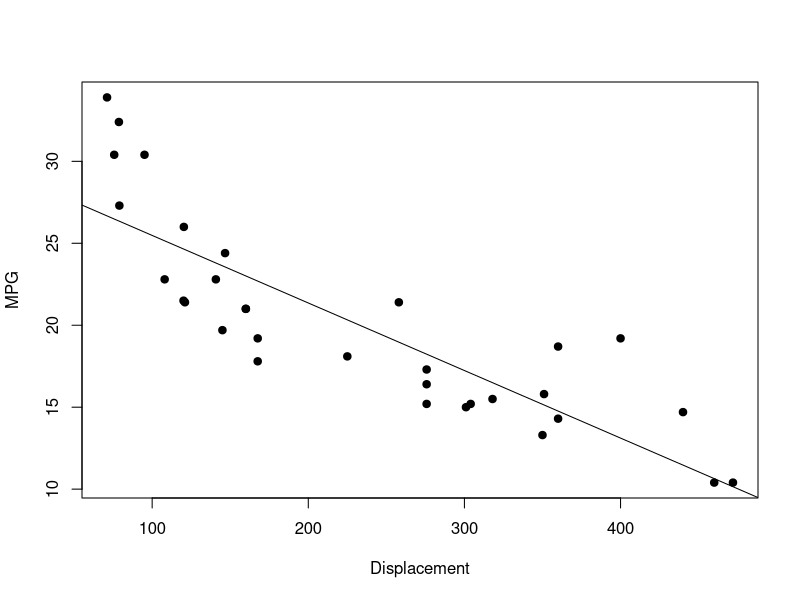
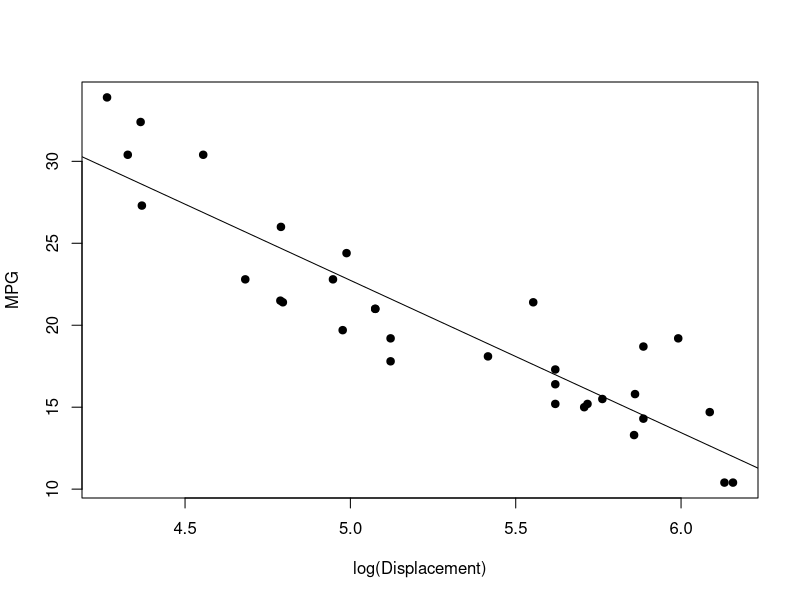
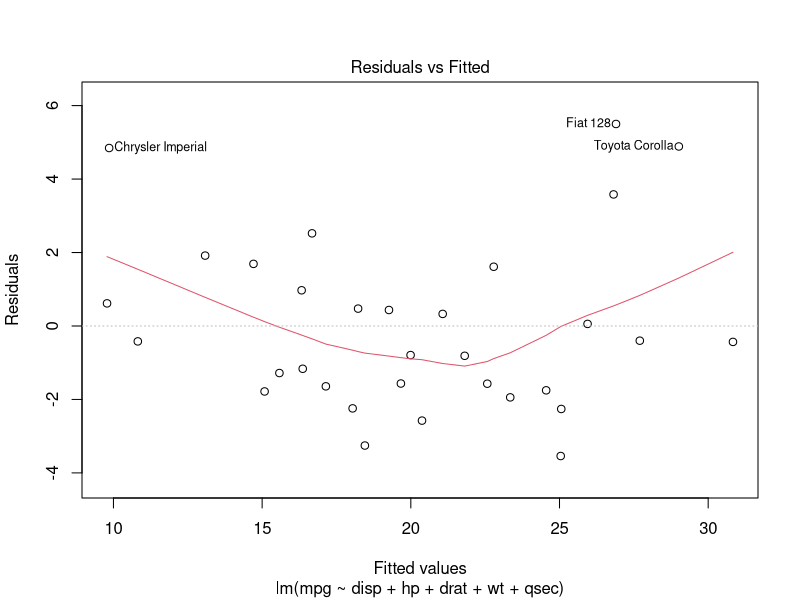
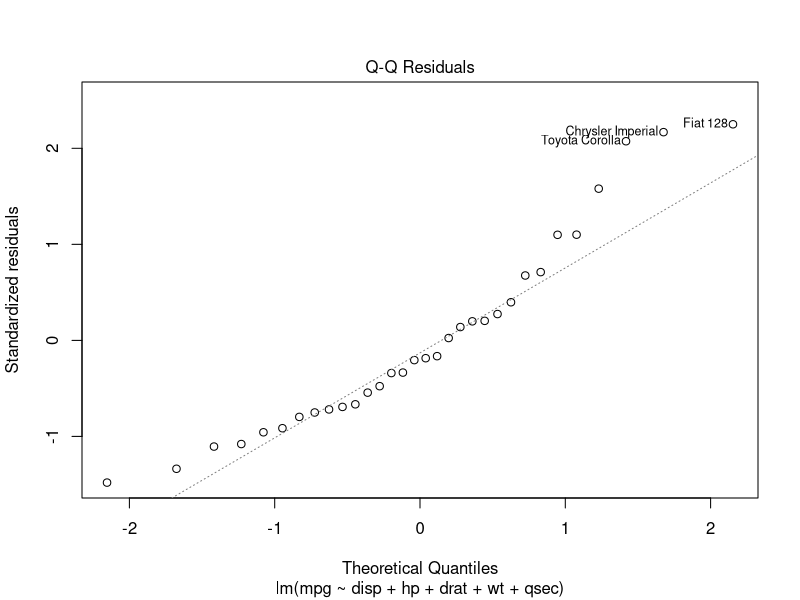
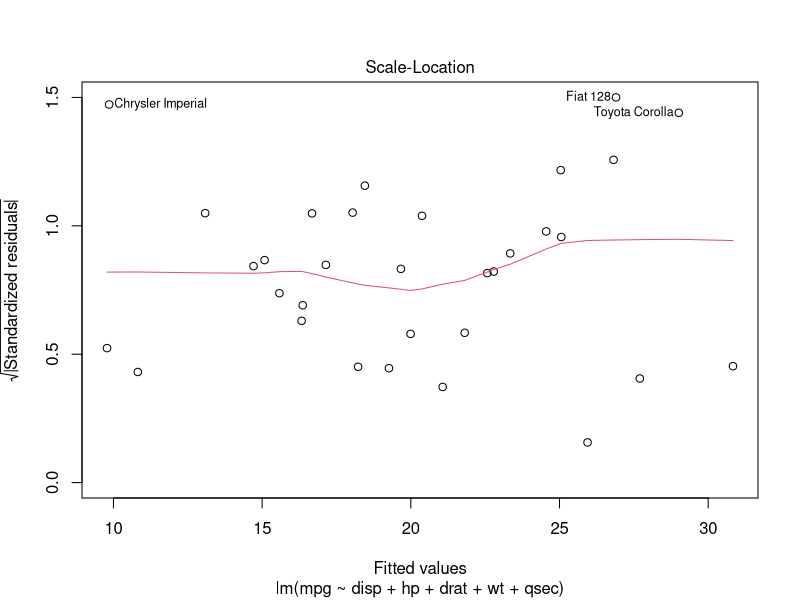
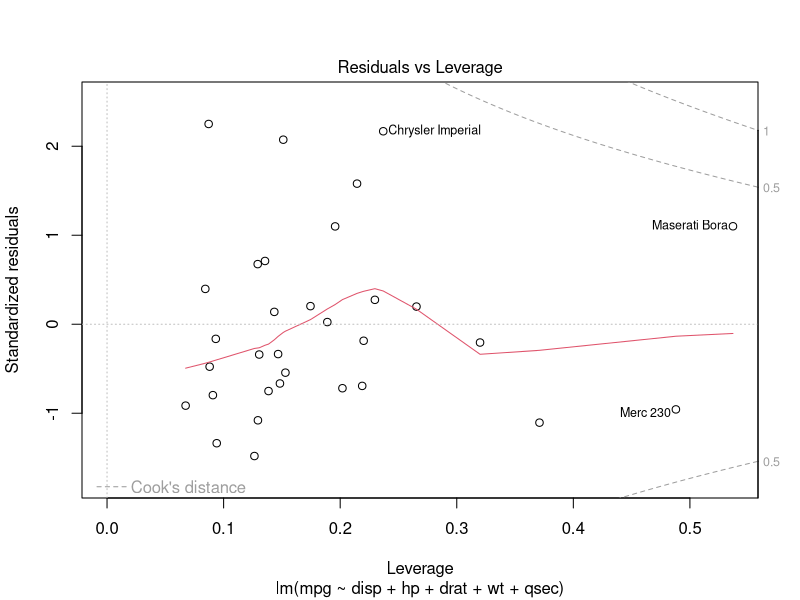
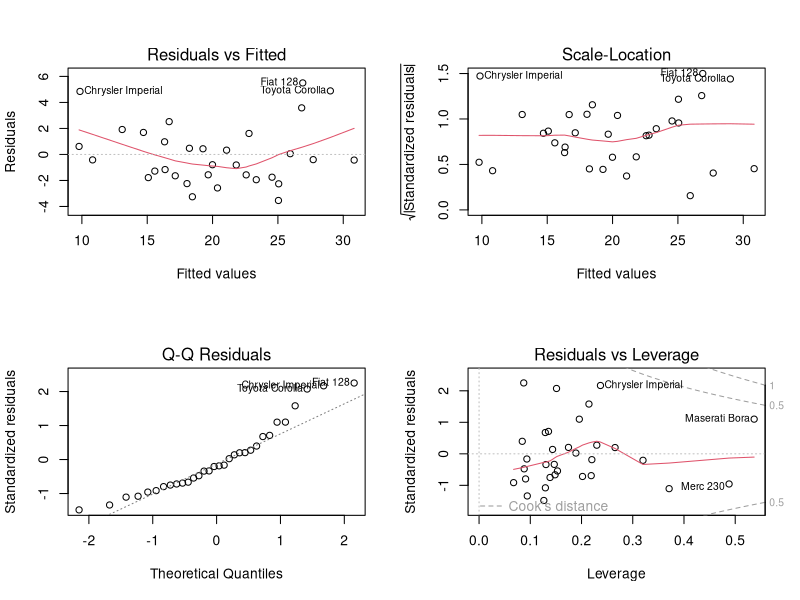
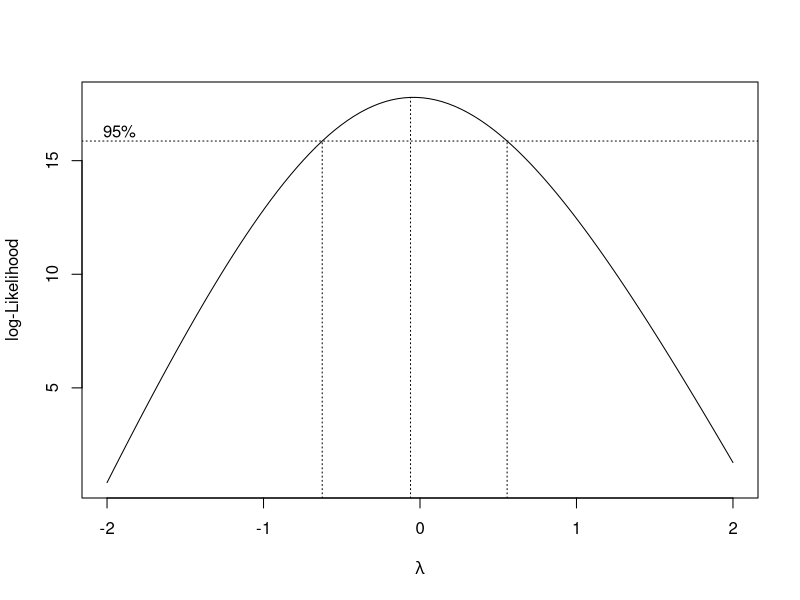

Write R code to recreate these figures, in order.

################################################################################
### SCRUM CLUB!!!
### Week 4: Loops, functions and regression in R
### 17.01.2018


### Loops
# if / else loop, tests the logical information in the "if" section. If it is 
# TRUE, than R executes the command.

# a simple if statement.
x <- 5
if(x < 10) {  # here we are testing the if statement. If it is correct, the commands un the curly brackets will be run.
  print("smaller than 10")
}

# if the statement is not lead to a TRUE, the commands in the if statement will be ignored.
x <- 15
if(x < 10) {  
  print("smaller than 10")
}

# an if statement with else.
x <- 5
if(x <= 36) {   
  print("section01")
} else {  # the first bracket closes the first if part, and "else" next to it accepts the mutual conditions.
  print("section02")
}

# adding else if command for testing more statements.
x <- 42
if(x > 0 & x <= 36) { 
  print("section01")
} else if(x > 36 & x <= 56) {	# You may add more than one condition with "else if"
  print("section02")
} else {
  print("not in the class")
}

x <- 60
if(x > 0 & x <= 36) { 
  print("section01")
} else if (x > 36 & x <= 56) {    # You may add more than one condition with "else if"
  print("section02")
} else {print("not in the class")
}


# for loops
for(i in 1:10) {	# assigns the values given in the condition for the object, one by one.
  print(i)
}

res <- rep(NA, 10)
for(i in 1:10) {
  res[i] <- i^2
}
res

x <- c("a", "b", "c")
for(i in seq_along(x)) {	# "seq_along" uses the length of the vector.
  print(i)
}

# if you want to use the values in the vector, you need to specify it with subsetting.
for(i in seq_along(x)) {
  print(x[i])
}

# or, you can run the loop directly over the vector. 
for(i in x) {
  print(i)
}


# while
count <- 0
while(count <= 10) {	# if the condition is logically true, the loop will continue. Otherwise, the commands will be broken.
  print(count^2)	
  count <- count + 1	# increases the count by one. When it becomes 10, while will breake the operation.
}


# repeat 
x <- 2
repeat {	# repeats the commands until it is said to stop. 
  print(x)
  if(x > 250) { 
    break	# when x becomes greater than 250, R will stop the operation.
  } else {
    x <- x^2
  }
}

# be careful when using while and repeat. You need to specifically state the breaking
# commands. Otherwise, you will get an "infinite loop", which never stops working.

# you may use a loop inside of another loop.
match <- function(x, y) {	# let's create a function which searches for the same objects in two different vectors.
  
  l1 <- length(x)	# l1 is the number of elements in the first vector.
  l2 <- length(y)	# l2 is the number of elements in the second vector.
  
  match <- NULL
  
  for(i in 1:l1) {	 
    for(j in 1:l2) {	
      if(x[i] == y[j]) {match = append(match, x[i])}
    }
  }
  
  res <- list(matches = match, nOfMatches = length(match))
  return(res)
}

a <- c("d", "g", "t", "h", "u")
b <- c("e", "f", "d", "j", "g")

m <- match(a, b)
m


# single line loops: apply, lapply, sapply, and tapply.
set.seed(356)  # setting the seed helps you to regenerate the same random numbers. 
rnorm(5)  # generating five numbers form standard normal distribution.
rnorm(5)  # generating another five numbers from the same distribution. These will be different numbers from the first five numbers.

# but, if we set the seed to the same number again.
set.seed(356)
rnorm(5)  # we can generate the same first five numbers again.

set.seed(123)
x <- matrix(rnorm(25, mean = rep(1:5, each = 5), sd = rep(0.1, 25)), nrow = 5)
x  # now, we should all be able to generate the same numbers. 


# apply(): Holds a function over a dimension of an array with any dimension.
args(apply)
means <- apply(x, 2, mean)  # taking the means of the values at each column, (2 is the column dimension) in the object x.
means

apply(x, 1, function(t) {sum(t)^2})	# you may define your specific function in 
# apply. E.g. here, I want to sum all the values in each row and take 
# their squares.

# it is possible to add arguments of the function that we use in apply.
apply(x, 2, quantile, probs = c(0.25, 0.75))	# finding the 1st and 3rd 
# quartiles in each column. Here probs is an argument of quartile.


# lapply(): Loops over the branches of a list and holds the function you desire.
args(lapply)

x <- list(a = rnorm(10, mean = 5), b = rnorm(100, mean = 5),
          c = rnorm(1000, mean = 5), d = rnorm(10000, mean = 5))

lapply(x, mean) # taking the means of the values at each branch of the list.


# sapply(): Simplifies the result of lapply() whenever it is possible.
sapply(x, mean)


# tapply(): Holds a function through the subsets which is defined as a vector by the user.
args(tapply)	# X is object you will hold the function. Index states the subsets, 
# function is the function you will use, and simplify can be used as in sapply()

z <- c(rnorm(10, mean = 0), rnorm(10, mean = 5), rnorm(10, mean = 20))
z

f <- rep(1:3, each = 10)
f

tapply(z, f, mean)


####################################################################################
### Linear Regression

data(mtcars)  # reading a data that is available in R.
str(mtcars)   # structure of the data.
?mtcars

# in order to build a linear regression we need to use lm function.
# lm requires a formula on which the regression will be built. First we need to define
# the response variable in the formula. Then covariates will follow a ~.
fit1 <- lm(mpg ~ hp + wt, data = mtcars)
fit1
summary(fit1)

# excluding the intercept coefficient.
fit2 <- lm(mpg ~ -1 + hp + wt, data = mtcars)
summary(fit2)

# adding the interaction between two variables.
fit3 <- lm(mpg ~ hp + wt + hp:wt, data = mtcars)
summary(fit3)

# or, in short:
fit3 <- lm(mpg ~ hp * wt, data = mtcars)
summary(fit3)


### Linear Models with Categorical Covariates
str(mtcars)
?mtcars  # help page shows that some of the variables are categorical variables. 
# However, these categorical variables are coded as numerical variables.
# Following codes convert these variables into factors that can keep categorical variables

mtcars$cyl <- factor(mtcars$cyl)
mtcars$vs <- factor(mtcars$vs)
mtcars$am <- factor(mtcars$am)
mtcars$gear <- factor(mtcars$gear)
mtcars$carb <- factor(mtcars$carb)

summary(mtcars)

# we can add factors to models just like the numerical covariates. 
fit4 <- lm(mpg ~ cyl, data = mtcars)
summary(fit4) # R will take the first level of the factor as the reference group.

# two categorical covariates.
fit5 <- lm(mpg ~ am + cyl, data = mtcars)
summary(fit5)

# two covariates with their interactions.
fit6 <- lm(mpg ~ am + cyl + am:cyl, data = mtcars)
summary(fit6)

# full model. Using "." means that we want to include all the covariates in the data. 
fit7 <- lm(mpg ~ ., data = mtcars)
summary(fit7)


### Transformations
# a simple model with two numerical covariates.
fit <- lm(mpg ~ disp + wt, data = mtcars)
summary(fit)

plot(mtcars$disp, mtcars$mpg, xlab = "Displacement", ylab = "MPG", pch = 19) # the relation between disp and mpg doesn't seem to be linear.
abline(lm(mpg ~ disp, data = mtcars)) # adding the line that shows the linear relation between disp and mpg.

mtcars$lnDisp <- log(mtcars$disp)   # let's try to take the log of disp to have a linear relation.
fit <- lm(mpg ~ lnDisp + wt, data = mtcars)
summary(fit)

plot(mtcars$lnDisp, mtcars$mpg, xlab = "log(Displacement)", ylab = "MPG", pch = 19) 
abline(lm(mpg ~ lnDisp, data = mtcars)) # now, it looks better.


# Box-Cox
fit <- lm(mpg ~ disp + hp + drat + wt + qsec, data = mtcars)
summary(fit)

plot(fit)	# draws 4 graphs on the residuals. 
# or
layout(matrix(c(1, 2, 3, 4), 2, 2))
plot(fit)
graphics.off()

library(MASS)
boxcox(fit)
mtcars$lnMpg <- log(mtcars$mpg)
fit <- lm(lnMpg ~ disp + hp + drat + wt + qsec, data = mtcars)
summary(fit)

layout(matrix(c(1, 2, 3, 4), 2, 2))
plot(fit)
graphics.off()

# checking the normality of the residuals.
shapiro.test(fit$residuals)

# checking non-constant error variance.
install.packages("car")
library(car)
ncvTest(fit)
# hypotheses for Non-constant variance test
# H0: Constant error variance
# H1: Error variance changes with the level of the response


### Multicollinearity
fit <- lm(lnMpg ~ disp + hp + drat + wt + qsec, data = mtcars)

pairs(subset(mtcars, select = c("mpg", "disp", "hp", "wt", "drat", "qsec")))
round(cor(subset(mtcars, select = c("mpg", "disp", "hp", "wt", "drat", "qsec"))), 3)
# disp seems to be correlated with the other covariates
# It may cause multicollinearity

# Checking multicollinearity with VIF
vif(fit)


### Ridge Regression
# a method to overcome the multicollinearity or overfitting problem.
# It aims to give a penalty for using more coefficients.
# This is done by adding a term which includes the sum of the squares of the coefficients
# multiplied by a "ridge coefficient" to the sum of squares error term.

# There is a function as lm.ridge() under MASS package
?lm.ridge

ridge <- lm.ridge(lnMpg ~ disp + hp + drat + wt + qsec, data = mtcars, lambda = 1) # lambda is equal to 0 as default.
# Therefore, the default ridge regression is the same with the usual linear regression.
ridge

names(ridge)   # two lambda estimators are suggested by the function itself.
ridge$kHKB
ridge$kLW

# http://www.m-hikari.com/ams/ams-2010/ams-9-12-2010/dorugadeAMS9-12-2010.pdf


### Logistic Regression
crabs <- read.table("horseshoecrabs.txt", header = TRUE)
str(crabs)

crabs$binarySatel <- ifelse(crabs$Satellites > 0, 1, 0) # converting the satellites variable to a binary variable.

crabs.glm <- glm(binarySatel ~ Width + Weight, family = "binomial", data = crabs)
summary(crabs.glm)

crabs.glm2 <- glm(binarySatel ~ Width, family = "binomial", data = crabs)
summary(crabs.glm2)

# calculating the pi_hat values with the backtransformation of logit function.
pi_hat <- exp(crabs.glm2$coeff[1] + crabs.glm2$coeff[2] * crabs$Width) / (1 + exp(crabs.glm2$coeff[1] + crabs.glm2$coeff[2] * crabs$Width))
plot(crabs$Width, pi_hat, pch = 19)

